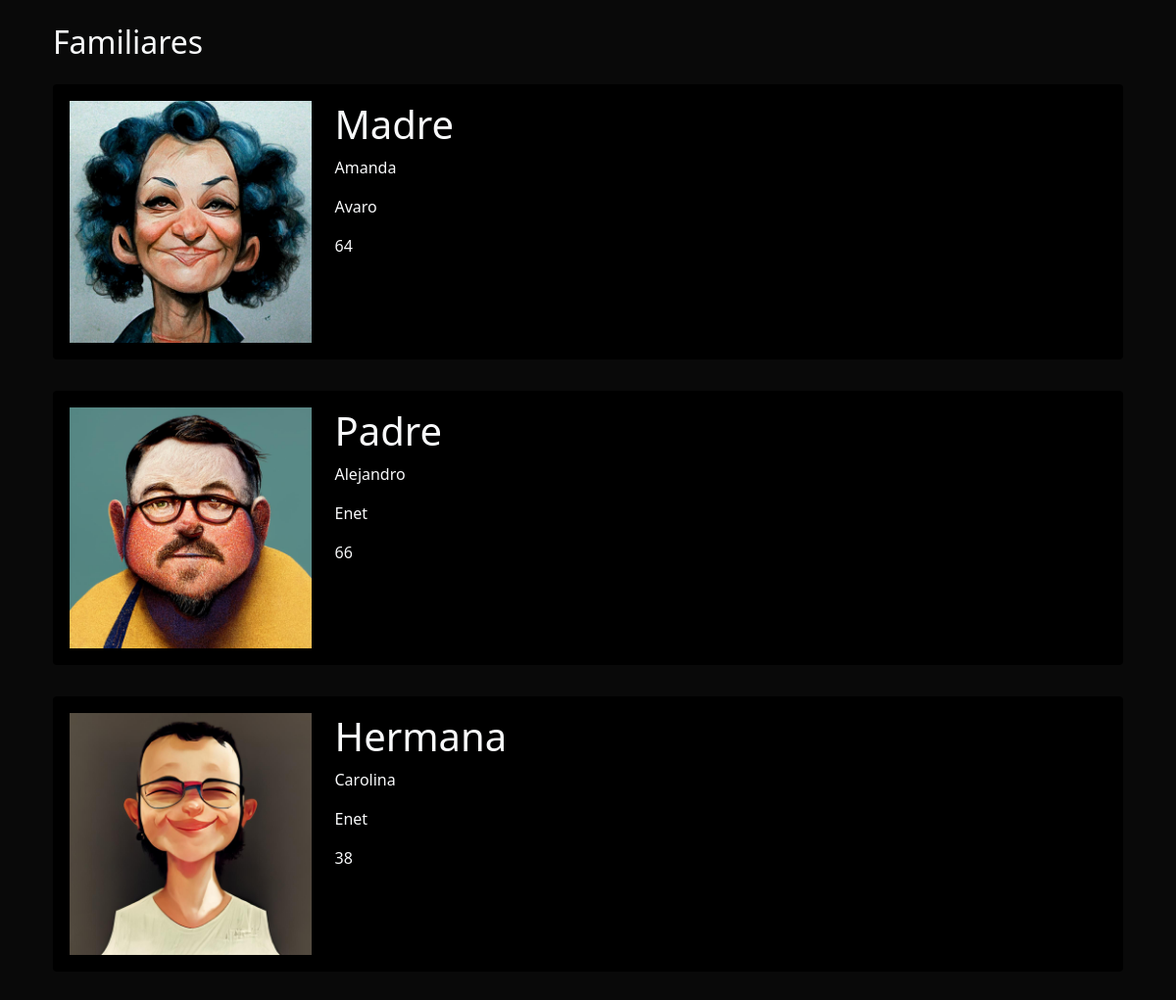
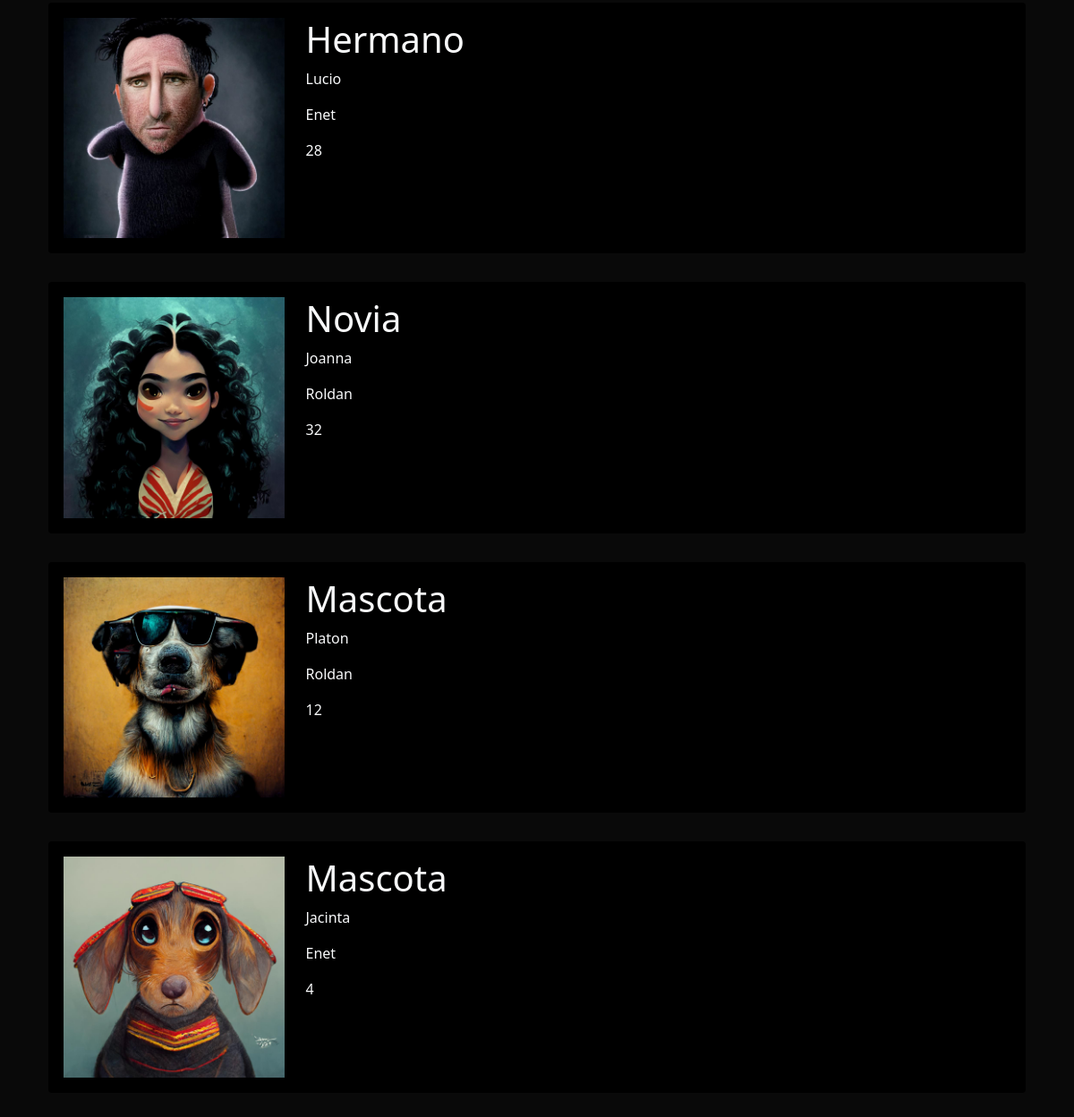
The page / on the database its author committed (2 pictures, top to bottom).
### familiares/models.py (models this page shows)
class Familiare (models.Model):
    Familiar = models.CharField(max_length= 50)
    Nombre = models.CharField(max_length= 50)
    apellido = models.CharField(max_length= 50)
    Edad = models.IntegerField()
    image = models.ImageField(upload_to="familiares/images")

### familiares/views.py (the view)
# urls.py: path("",  home)
def home (request):
    familiar = Familiare.objects.all()
    return render(request,"home.html", {"familiar" : familiar})

### familiares/templates/home.html
{% extends 'layout.html' %}
{% block content %}
<h1 class="fs-2">Familiares</h1>
{% for familiar in familiar %}
<div class="py-3">
  <div class="card card-body bg-black">
    <div class="row">
      <div class="col-3">
        <img class="img-fluid" src="{{familiar.image.url}}" alt="">
      </div>
      <div class="col-9">
        <h1>{{familiar.Familiar}}</h1>
        <p>{{familiar.Nombre}}</p>
        <p>{{familiar.apellido}}</p>
        <p>{{familiar.Edad}}</p>
      </div>
    </div>
  </div>
</div>
{% endfor %}
{% endblock %}

### familiares/templates/layout.html (shortened to what this page needs)
{% load static %}
<!DOCTYPE html>
<html lang="en">
<head>
  <link href="https://cdn.jsdelivr.net/npm/bootstrap@5.1.3/dist/css/bootstrap.min.css" rel="stylesheet"
>
    <link rel="stylesheet" href="{% static 'main.css' %}">
</head>
<body class="text-light">
  <div class="container p-4">
    {% block content %}
    {% endblock %}
  </div>
</body>
</html>

### familiares/static/main.css (style rules this page uses)
body { background: #090909; }
.bg-black { background: #000; }

### rows shown on the page
Familiare: image (picture), Familiar "Madre", Nombre "Amanda", apellido "Avaro", Edad "64"
Familiare: image (picture), Familiar "Padre", Nombre "Alejandro", apellido "Enet", Edad "66"
Familiare: image (picture), Familiar "Hermana", Nombre "Carolina", apellido "Enet", Edad "38"
Familiare: image (picture), Familiar "Hermano", Nombre "Lucio", apellido "Enet", Edad "28"
Familiare: image (picture), Familiar "Novia", Nombre "Joanna", apellido "Roldan", Edad "32"
Familiare: image (picture), Familiar "Mascota", Nombre "Platon", apellido "Roldan", Edad "12"
Familiare: image (picture), Familiar "Mascota", Nombre "Jacinta", apellido "Enet", Edad "4"
